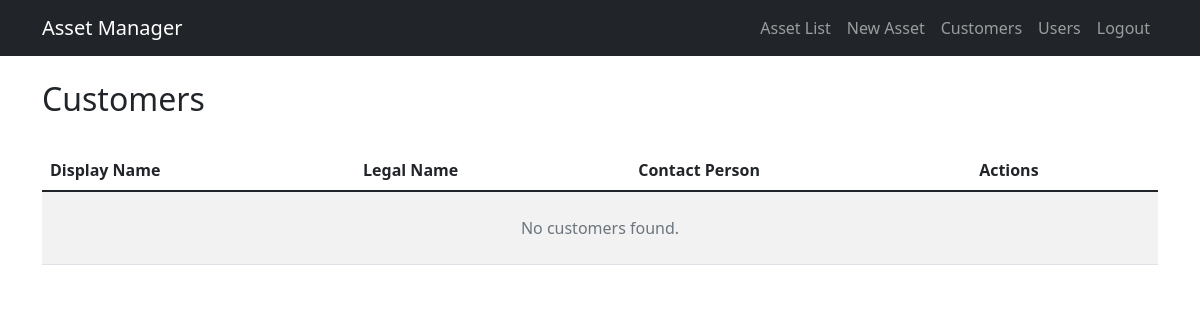
The page /customers/ (signed in) on the database as committed earlier.
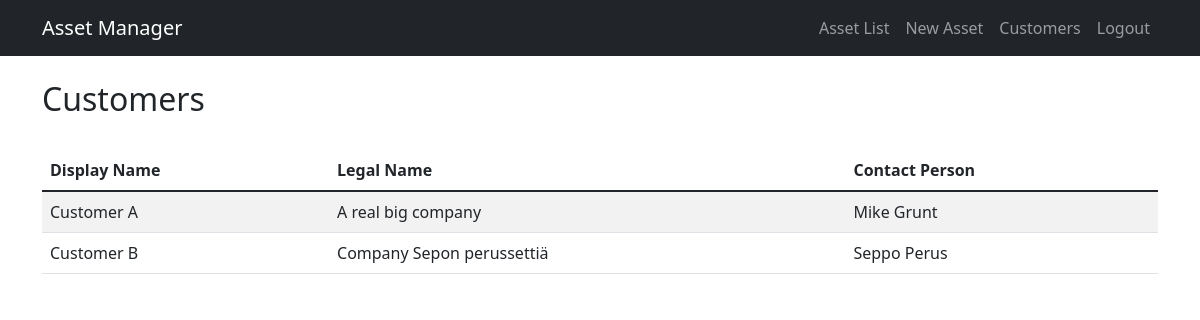
The same page on the database as committed later.
### assets/models.py (models this page shows, shortened)
class Customer(models.Model):
    user = models.OneToOneField(User, on_delete=models.CASCADE)
    display_name = models.CharField(max_length=100, default="Customer A")
    legal_name = models.CharField(max_length=200, default="A real big company")
    contact_person = models.CharField(max_length=100, default="Mike Cunt")
    created_at = models.DateTimeField(auto_now_add=True)
    updated_at = models.DateTimeField(auto_now=True)
    class Meta:
        ordering = ['display_name']

### assets/views.py (the view)
# urls.py: path('customers/', CustomerListView.as_view(), name='customer-list'),
class CustomerListView(LoginRequiredMixin, ListView):
    model = Customer
    template_name = 'assets/customer_list.html'
    context_object_name = 'customers'
    def get_queryset(self):
        if hasattr(self.request.user, 'userrole') and self.request.user.userrole.role in ['admin', 'manager']:
            return Customer.objects.all()
        elif hasattr(self.request.user, 'userrole'):
            return self.request.user.userrole.customers.all()
        return Customer.objects.none()

### assets/templates/assets/customer_list.html (shortened to what this page needs)
{% extends "base.html" %}
{% block content %}
<div class="container mt-4">
    <div class="row mb-4">
        <div class="col">
            <h2>Customers</h2>
        </div>
    </div>
    <div class="table-responsive">
        <table class="table table-striped">
            <thead>
                <tr>
                    <th>Display Name</th>
                    <th>Legal Name</th>
                    <th>Contact Person</th>
                    {% if user.userrole.role in 'admin,manager' %}
                    <th>Actions</th>
                    {% endif %}
                </tr>
            </thead>
            <tbody>
                {% for customer in customers %}
                <tr>
                    <td>{{ customer.display_name }}</td>
                    <td>{{ customer.legal_name }}</td>
                    <td>{{ customer.contact_person }}</td>
                </tr>
                {% empty %}
                <tr>
                    <td colspan="4" class="text-center text-muted">
                        <p class="my-3">No customers found.</p>
                    </td>
                </tr>
                {% endfor %}
            </tbody>
        </table>
    </div>
</div>
{% endblock %}

Rows that differ between the two databases and show on the page:
now on this page (row unchanged): Customer: display_name "Customer A", legal_name "A real big company", contact_person "Mike Grunt"
added Customer: display_name "Customer B", legal_name "Company Sepon perussettiä", contact_person "Seppo Perus"
Other text that changed with them:
text no longer shown: "Users Actions No customers found."
